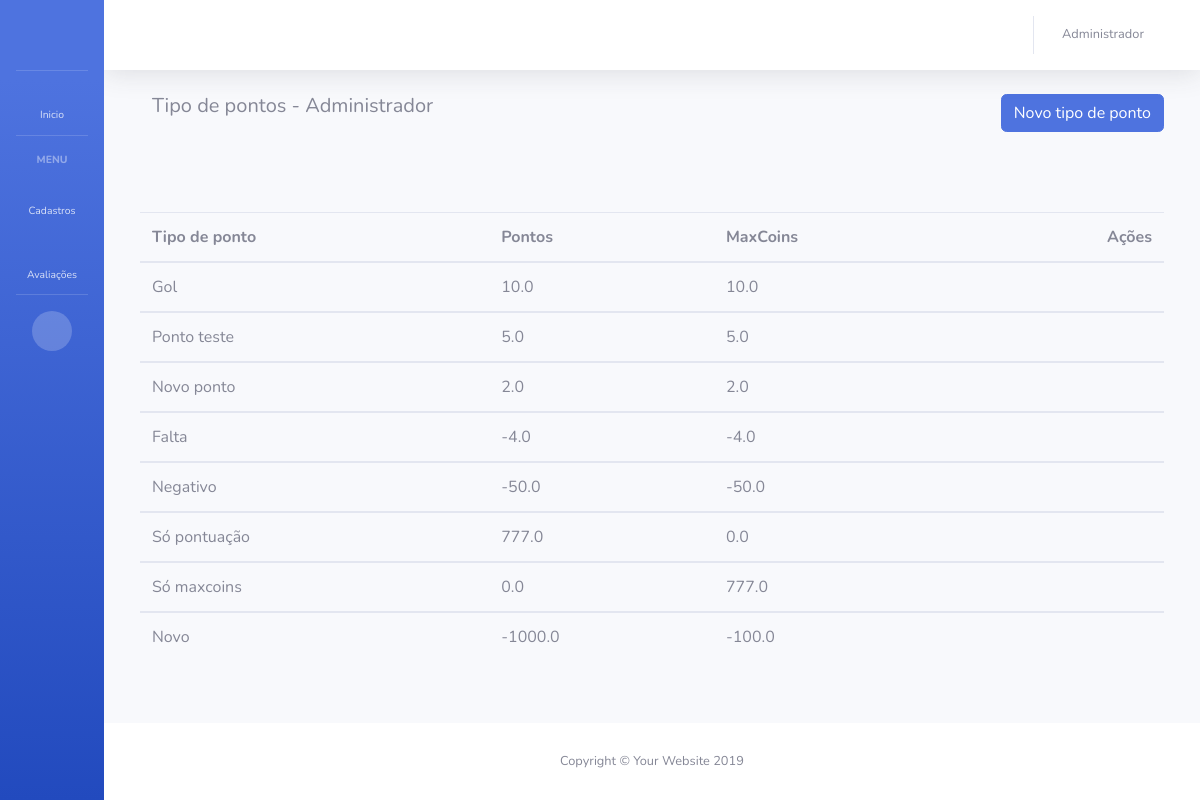
The page /tipo-ponto/ (signed in) on the database its author committed.
### app_maxliga/models.py (models this page shows)
class Colaborador(models.Model):
    usuario = models.OneToOneField(User, on_delete=models.SET_NULL, blank=True, null=True, verbose_name='Usuário')
    departamento = models.ForeignKey(Departamento, on_delete=models.SET_NULL, blank=True, null=True, verbose_name='Cargo do colaborador')
    liga = models.ForeignKey(Liga, on_delete=models.SET_NULL, blank=True, null=True, verbose_name='Liga do colaborador')
    nome = models.CharField('Nome do funcionário', max_length=128)
    data_cadastro = models.DateTimeField('Data de criação', auto_now_add=True)
    pontuacao = models.FloatField('Pontuação colaborador', blank=True, default=0)
    maxcoins = models.FloatField('MaxCoins colaborador', blank=True, default=0)
    def __str__(self):
        return self.nome

class TipoPonto(models.Model):
    nome = models.CharField('Nome tipo de ponto', max_length=128)
    qtd_ponto = models.FloatField('Quantidade de pontos', blank=True, default=0)
    qtd_maxcoins = models.FloatField('Quantidade de MaxCoins', blank=True, default=0)
    data_cadastro = models.DateTimeField('Data de criação', auto_now_add=True)
    def __str__(self):
        return str(self.nome) + '   - Pontos: ' + str(self.qtd_ponto) + '   - MaxCoins: ' + str(self.qtd_maxcoins)

### app_maxliga/views.py (the view)
# urls.py: path('tipo-ponto/', lista_tipo_ponto, name='lista_tipo_ponto'),
@login_required
def lista_tipo_ponto(request):
    user = request.user.id
    colaborador = Colaborador.objects.get(usuario=user)
    tipo_ponto = TipoPonto.objects.all()
    print(tipo_ponto)
    data = {
        'colaborador': colaborador,
        'tipo_ponto': tipo_ponto
    }
    return render(request, 'app_maxliga/lista_tipo_ponto.html', data)

### app_maxliga/templates/app_maxliga/lista_tipo_ponto.html
{% extends 'base.html' %}
  {% block BodyHeading %}
  {% if colaborador.departamento.admin == True %}
    <div class="container">
      <div class="row">
        <div class="col">
          <h5>Tipo de pontos - {{colaborador}}</h5>
        </div>
        <div class="text-right">
          <a href="{% url 'cadastro_tipo_ponto' %}" class="btn btn-primary btn-block" role="button">Novo tipo de ponto</a>
        </div>
      </div>
      <div class="row" style="margin-top:80px;">
        <table class="table">
          <thead>
            <tr>
              <th scope="col">Tipo de ponto</th>
              <th scope="col">Pontos</th>
              <th scope="col">MaxCoins</th>
              <th class="text-right" scope="col">Ações</th>
            </tr>
          </thead>
          {% for ponto in tipo_ponto %}
          <tbody>
            <tr>
              <td>{{ ponto.nome }}</td>
              <td>{{ ponto.qtd_ponto }}</td>
              <td>{{ ponto.qtd_maxcoins }}</td>
              <td class="text-right">
                <a href="#">
                  <i class="fas fa-pen fa-fw" style="color: rgb(50, 48, 155);"></i>
                </a>
                <a href="#">
                  <i class="fas fa-trash fa-fw" style="color: rgb(230, 17, 17);"></i>
                </a>
              </td>
            </tr>
          </tbody>
          {% endfor %}
        </table>
      </div>
    </div>
  {% endif %}
{% endblock %}

### app_maxliga/templates/base.html (shortened to what this page needs)
{% load static %}
<!DOCTYPE html>
<html lang="en">
<head>
  <link href="{% static 'vendor/fontawesome-free/css/all.min.css' %}" rel="stylesheet" type="text/css">
  <link href="{% static 'css/sb-admin-2.min.css' %}" rel="stylesheet">
</head>
<body id="page-top">
  <div id="wrapper">
    <ul class="navbar-nav bg-gradient-primary sidebar sidebar-dark accordion toggled" id="accordionSidebar">
      <a class="sidebar-brand d-flex align-items-center justify-content-center" href="{% url 'home' %}">
        <div class="sidebar-brand-icon">
          <i class="fas fa-fighter-jet"></i>
        </div>
      </a>
      <hr class="sidebar-divider my-0">
      <li class="nav-item">
        <a class="nav-link" href="{% url 'home' %}">
          <i class="fas fa-fw fa-tachometer-alt"></i>
          <span>Inicio</span></a>
      </li>
      <hr class="sidebar-divider">
      <div class="sidebar-heading">
        Menu
      </div>
      {% if colaborador.departamento.admin == True %}
      <li class="nav-item">
        <a class="nav-link collapsed" href="#" data-toggle="collapse" data-target="#collapseUtilities" aria-expanded="true" aria-controls="collapseUtilities">
          <i class="fas fa-fw fa-wrench"></i>
          <span>Cadastros</span>
        </a>
      </li>
      {% endif %}
      <li class="nav-item">
        <a class="nav-link collapsed" href="#" data-toggle="collapse" data-target="#collapsePages" aria-expanded="true" aria-controls="collapsePages">
          <i class="fas fa-fw fa-table"></i>
          <span>Avaliações</span>
        </a>
      </li>
      <hr class="sidebar-divider d-none d-md-block">
      <div class="text-center d-none d-md-inline">
        <button class="rounded-circle border-0" id="sidebarToggle"></button>
      </div>
    </ul>
    <div id="content-wrapper" class="d-flex flex-column">
      <div id="content">
        <nav class="navbar navbar-expand navbar-light bg-white topbar mb-4 static-top shadow">
          <ul class="navbar-nav ml-auto">
            <li class="nav-item dropdown no-arrow mx-1">
              <a class="nav-link dropdown-toggle" href="#" id="alertsDropdown" role="button" data-toggle="dropdown" aria-haspopup="true" aria-expanded="false">
                <i class="fas fa-bell fa-fw"></i>
              </a>
            </li>
            <li class="nav-item dropdown no-arrow">
              <a class="nav-link dropdown-toggle" href="#" id="userDropdown" role="button" data-toggle="dropdown" aria-haspopup="true" aria-expanded="false">
                <span class="mr-2 d-none d-lg-inline text-gray-600 small">{{ colaborador.nome }}</span>
                <i class="fas fa-user fa-fw"></i>
              </a>
            </li>
          </ul>
        </nav>
        <div class="container-fluid">
          {% block BodyHeading %}
          {% endblock %}
        </div>
      </div>
      <footer class="sticky-footer bg-white">
        <div class="container my-auto">
          <div class="copyright text-center my-auto">
            <span>Copyright &copy; Your Website 2019</span>
          </div>
        </div>
      </footer>
    </div>
  </div>
</body>
</html>

### rows shown on the page
Colaborador: nome "Administrador"
TipoPonto: nome "Gol", qtd_ponto "10.0", qtd_maxcoins "10.0"
TipoPonto: nome "Ponto teste", qtd_ponto "5.0", qtd_maxcoins "5.0"
TipoPonto: nome "Novo ponto", qtd_ponto "2.0", qtd_maxcoins "2.0"
TipoPonto: nome "Falta", qtd_ponto "-4.0", qtd_maxcoins "-4.0"
TipoPonto: nome "Negativo", qtd_ponto "-50.0", qtd_maxcoins "-50.0"
TipoPonto: nome "Só pontuação", qtd_ponto "777.0", qtd_maxcoins "0.0"
TipoPonto: nome "Só maxcoins", qtd_ponto "0.0", qtd_maxcoins "777.0"
TipoPonto: nome "Novo", qtd_ponto "-1000.0", qtd_maxcoins "-100.0"
